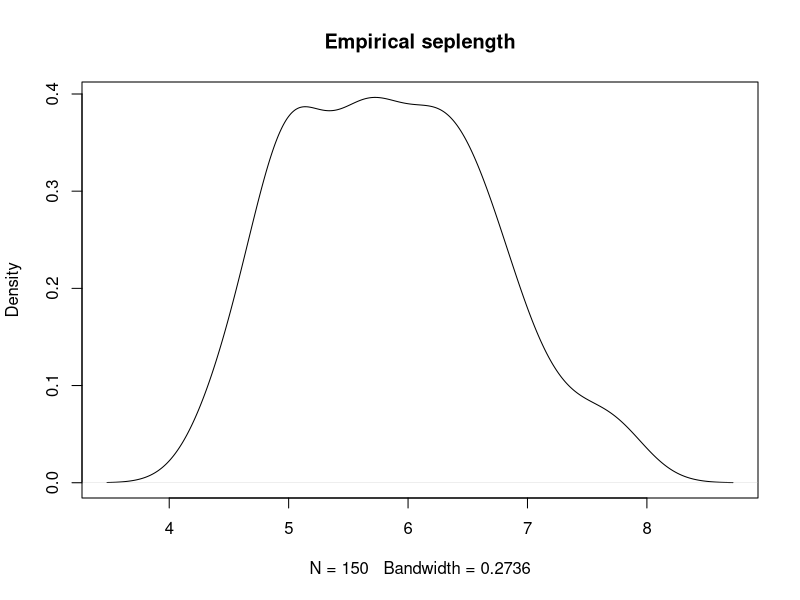
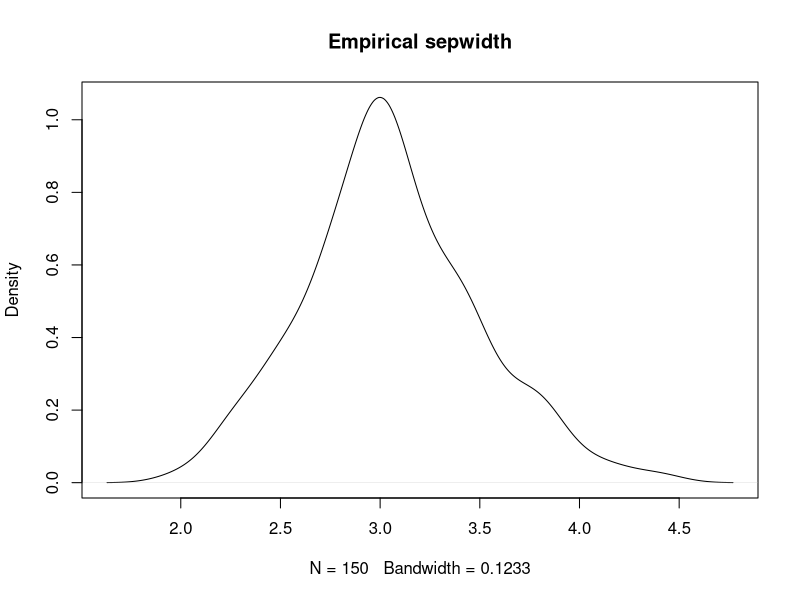
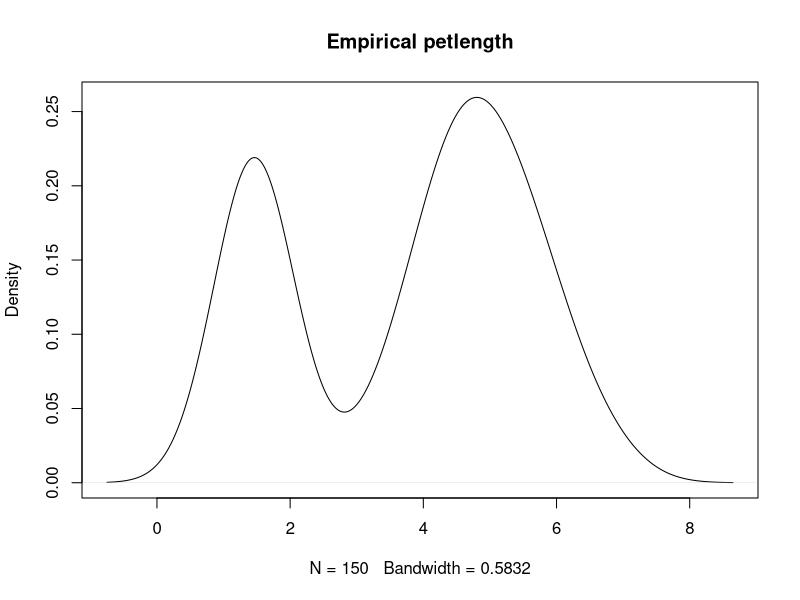
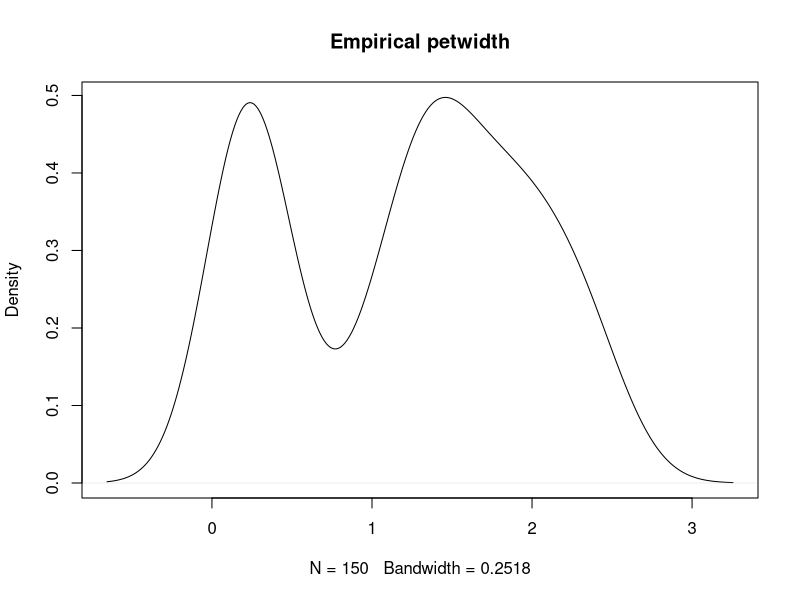
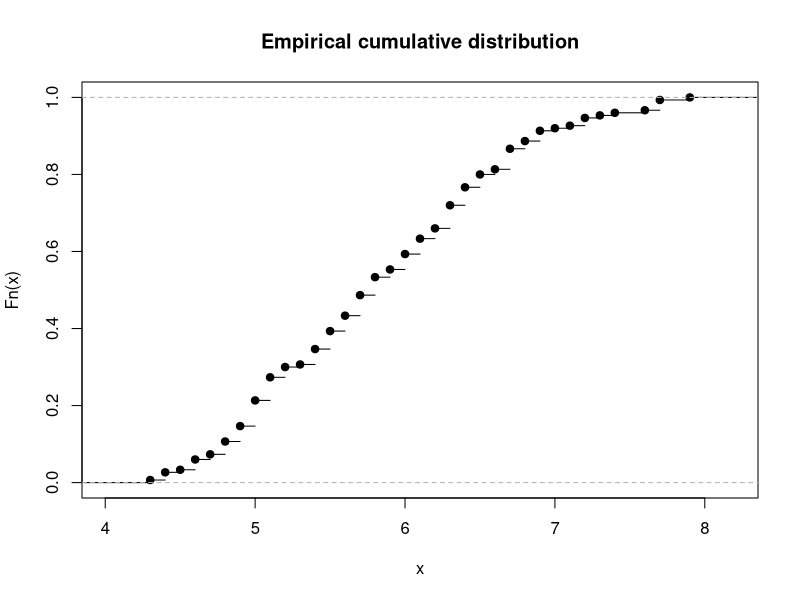
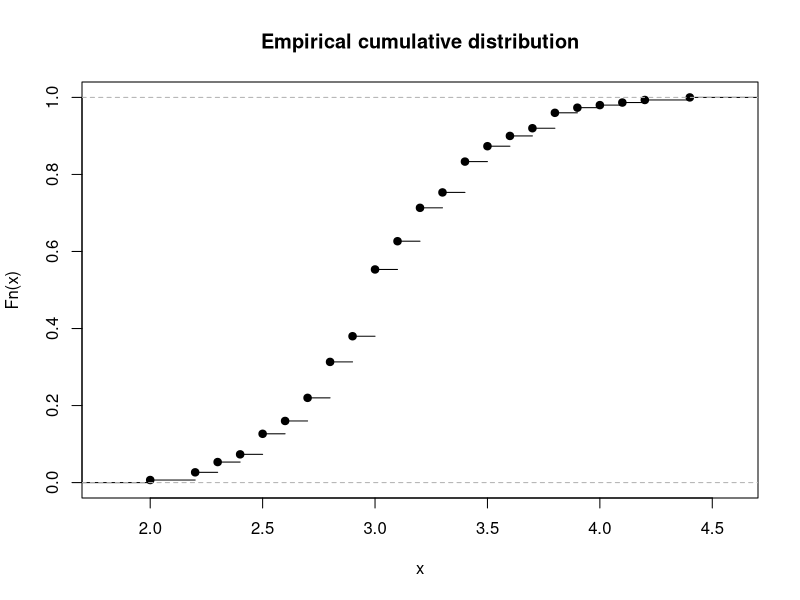
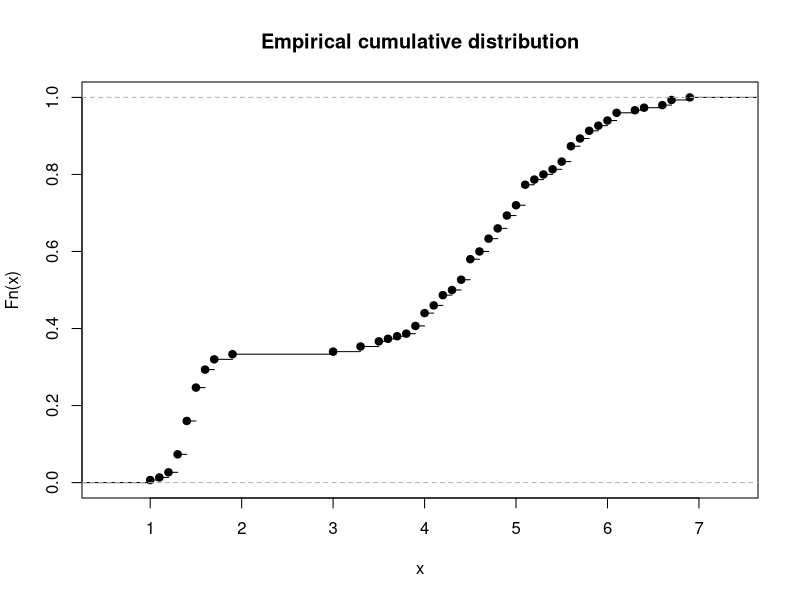
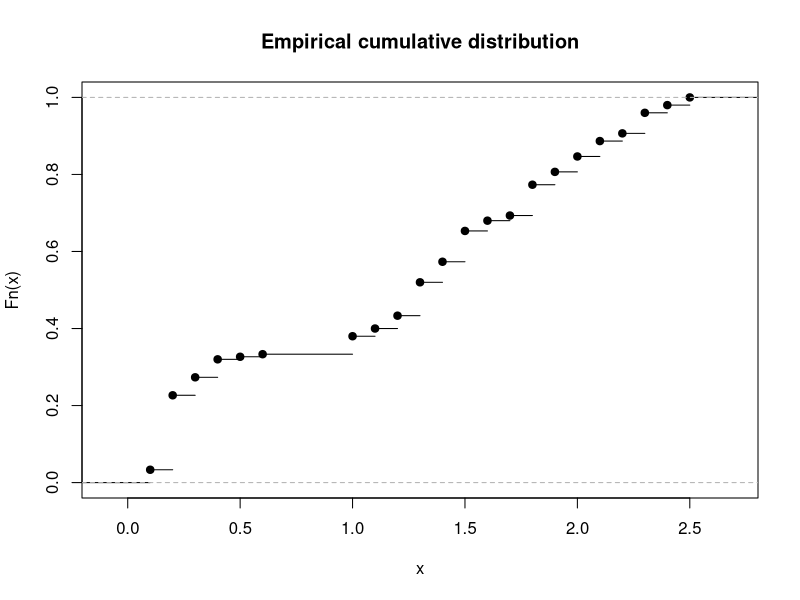

These charts were generated, in order, by the following R code: (Note: this script raises an error after producing the figures.)
library(datasets)

seplength <- iris[,1]
sepwidth <- iris[,2]
petlength <- iris[,3]
petwidth <- iris[,4]
species <- iris[,5]


mean(seplength)
mean(sepwidth)
mean(petlength)
mean(petwidth)

mean(iris[,1])
mean(iris[,2])
mean(iris[,3])
mean(iris[,4])

# The Median
median(seplength)
median(sepwidth)
median(petlength)
median(petwidth)

# The Five Point Summary
quantile(seplength)
quantile(sepwidth)
quantile(petlength)
quantile(petwidth)

# The Variance
var(seplength)
var(sepwidth)
var(petlength)
var(petwidth)

# The Standard Deviation
sd(seplength)
sd(sepwidth)
sd(petlength)
sd(petwidth)

# The Range
range(seplength)
range(sepwidth)
range(petlength)
range(petwidth)

# The Inter-quartile Range (IQR)
IQR(seplength)
IQR(sepwidth)
IQR(petlength)
IQR(petwidth)


#Empirical density
plot(density(seplength), main="Empirical seplength")
plot(density(sepwidth), main="Empirical sepwidth")
plot(density(petlength), main="Empirical petlength")
plot(density(petwidth), main="Empirical petwidth")

#Empirical cumulative distribution
plot(ecdf(seplength), main="Empirical cumulative distribution")
plot(ecdf(sepwidth), main="Empirical cumulative distribution")
plot(ecdf(petlength), main="Empirical cumulative distribution")
plot(ecdf(petwidth), main="Empirical cumulative distribution")


#histo and denity
hist(seplength, freq=FALSE)
lines(density(seplength), main = "Histogram of seplength", col="green")

hist(sepwidth, freq=FALSE)
lines(density(sepwidth), main = "Histogram of sepwidth", col="green")

hist(petlength, freq=FALSE)
lines(density(petlength), main = "Histogram of petlength", col="green")

hist(petwidth, freq=FALSE)
lines(density(petwidth), main = "Histogram of petwidth", col="green")


#QQ plot
qqplot(seplength, main="QQplot for seplength")
qqplot(sepwidth, main="QQplot for sepwidth")
qqplot(petlength, main="QQplot for petlength")
qqplot(petwidth, main="QQplot for petwidth")

